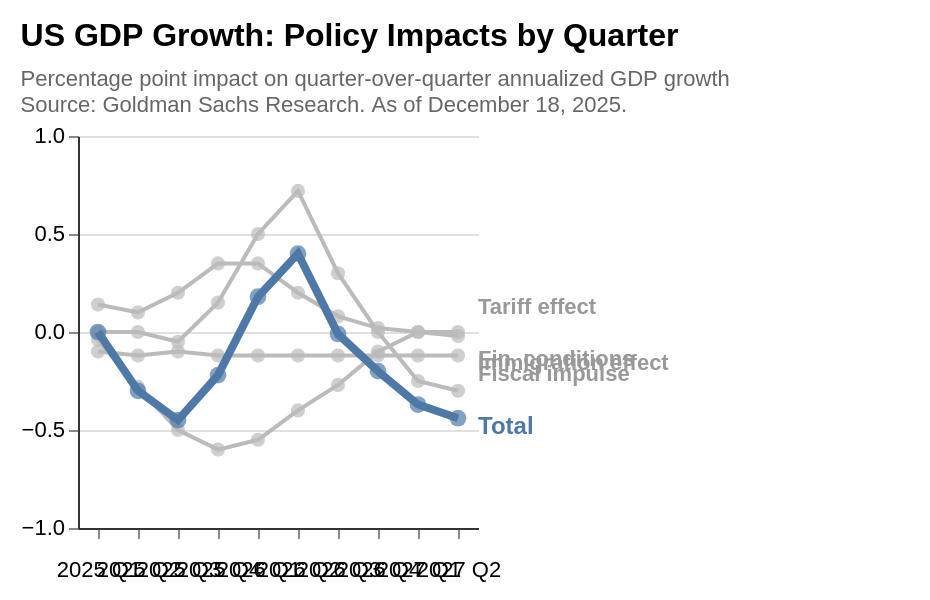

Express this chart as Vega-Lite.
### Vega-Lite specification from a JSON file in a GitHub repository (floating-point values rounded to 4 significant figures)
{"$schema": "https://vega.github.io/schema/vega-lite/v5.json", "title": {"text": "US GDP Growth: Policy Impacts by Quarter", "subtitle": ["Percentage point impact on quarter-over-quarter annualized GDP growth", "Source: Goldman Sachs Research. As of December 18, 2025."], "anchor": "start", "fontSize": 16, "fontWeight": "bold", "subtitleFontSize": 11, "subtitleColor": "#666", "subtitlePadding": 8}, "width": "container", "height": "container", "autosize": {"type": "fit", "contains": "padding"}, "background": "white", "padding": {"top": 10, "left": 10, "right": 100, "bottom": 10}, "data": {"values": [{"order": 1, "quarter": "2025 Q1", "series": "Financial conditions impulse", "value": 0.14}, {"order": 1, "quarter": "2025 Q1", "series": "Fiscal impulse", "value": 0.0}, {"order": 1, "quarter": "2025 Q1", "series": "Tariff effect", "value": -0.04}, {"order": 1, "quarter": "2025 Q1", "series": "Immigration effect", "value": -0.1}, {"order": 2, "quarter": "2025 Q2", "series": "Financial conditions impulse", "value": 0.1}, {"order": 2, "quarter": "2025 Q2", "series": "Fiscal impulse", "value": 0.0}, {"order": 2, "quarter": "2025 Q2", "series": "Tariff effect", "value": -0.28}, {"order": 2, "quarter": "2025 Q2", "series": "Immigration effect", "value": -0.12}, {"order": 3, "quarter": "2025 Q3", "series": "Financial conditions impulse", "value": 0.2}, {"order": 3, "quarter": "2025 Q3", "series": "Tariff effect", "value": -0.5}, {"order": 3, "quarter": "2025 Q3", "series": "Immigration effect", "value": -0.1}, {"order": 3, "quarter": "2025 Q3", "series": "Fiscal impulse", "value": -0.05}, {"order": 4, "quarter": "2025 Q4", "series": "Financial conditions impulse", "value": 0.35}, {"order": 4, "quarter": "2025 Q4", "series": "Fiscal impulse", "value": 0.15}, {"order": 4, "quarter": "2025 Q4", "series": "Tariff effect", "value": -0.6}, {"order": 4, "quarter": "2025 Q4", "series": "Immigration effect", "value": -0.12}, {"order": 5, "quarter": "2026 Q1", "series": "Financial conditions impulse", "value": 0.35}, {"order": 5, "quarter": "2026 Q1", "series": "Fiscal impulse", "value": 0.5}, {"order": 5, "quarter": "2026 Q1", "series": "Tariff effect", "value": -0.55}, {"order": 5, "quarter": "2026 Q1", "series": "Immigration effect", "value": -0.12}, {"order": 6, "quarter": "2026 Q2", "series": "Financial conditions impulse", "value": 0.2}, {"order": 6, "quarter": "2026 Q2", "series": "Fiscal impulse", "value": 0.72}, {"order": 6, "quarter": "2026 Q2", "series": "Tariff effect", "value": -0.4}, {"order": 6, "quarter": "2026 Q2", "series": "Immigration effect", "value": -0.12}, {"order": 7, "quarter": "2026 Q3", "series": "Financial conditions impulse", "value": 0.08}, {"order": 7, "quarter": "2026 Q3", "series": "Fiscal impulse", "value": 0.3}, {"order": 7, "quarter": "2026 Q3", "series": "Tariff effect", "value": -0.27}, {"order": 7, "quarter": "2026 Q3", "series": "Immigration effect", "value": -0.12}, {"order": 8, "quarter": "2026 Q4", "series": "Financial conditions impulse", "value": 0.02}, {"order": 8, "quarter": "2026 Q4", "series": "Fiscal impulse", "value": 0.0}, {"order": 8, "quarter": "2026 Q4", "series": "Tariff effect", "value": -0.1}, {"order": 8, "quarter": "2026 Q4", "series": "Immigration effect", "value": -0.12}, {"order": 9, "quarter": "2027 Q1", "series": "Financial conditions impulse", "value": 0.0}, {"order": 9, "quarter": "2027 Q1", "series": "Fiscal impulse", "value": -0.25}, {"order": 9, "quarter": "2027 Q1", "series": "Tariff effect", "value": 0.0}, {"order": 9, "quarter": "2027 Q1", "series": "Immigration effect", "value": -0.12}, {"order": 10, "quarter": "2027 Q2", "series": "Financial conditions impulse", "value": -0.02}, {"order": 10, "quarter": "2027 Q2", "series": "Fiscal impulse", "value": -0.3}, {"order": 10, "quarter": "2027 Q2", "series": "Tariff effect", "value": 0.0}, {"order": 10, "quarter": "2027 Q2", "series": "Immigration effect", "value": -0.12}]}, "encoding": {"x": {"field": "quarter", "type": "ordinal", "sort": {"field": "order"}, "axis": {"title": null, "labelAngle": 0, "labelFontSize": 11, "labelPadding": 10, "domain": true, "domainColor": "#333"}}}, "layer": [{"params": [{"name": "highlight", "select": {"type": "point", "fields": ["series"], "on": "pointerover", "clear": "pointerout"}}], "mark": {"type": "line", "strokeWidth": 2}, "encoding": {"y": {"field": "value", "type": "quantitative", "axis": {"title": null, "grid": true, "gridColor": "#e0e0e0", "domain": true, "domainColor": "#333", "labelFontSize": 11, "values": [-1, -0.5, 0, 0.5, 1]}, "scale": {"domain": [-1, 1]}}, "color": {"condition": {"param": "highlight", "empty": false, "field": "series", "type": "nominal", "scale": {"domain": ["Tariff effect", "Immigration effect", "Fiscal impulse", "Financial conditions impulse"], "range": ["#e15759", "#9c755f", "#59a14f", "#f28e2b"]}, "legend": null}, "value": "#bbb"}, "detail": {"field": "series"}, "strokeWidth": {"condition": {"param": "highlight", "empty": false, "value": 3.5}, "value": 2}}}, {"mark": {"type": "circle", "size": 50}, "encoding": {"y": {"field": "value", "type": "quantitative"}, "color": {"condition": {"param": "highlight", "empty": false, "field": "series", "type": "nominal", "scale": {"domain": ["Tariff effect", "Immigration effect", "Fiscal impulse", "Financial conditions impulse"], "range": ["#e15759", "#9c755f", "#59a14f", "#f28e2b"]}, "legend": null}, "value": "#bbb"}, "tooltip": [{"field": "series", "type": "nominal", "title": "Effect"}, {"field": "quarter", "type": "ordinal", "title": "Quarter"}, {"field": "value", "type": "quantitative", "title": "Impact (pp)", "format": ".2f"}]}}, {"transform": [{"filter": "datum.order == 10 && datum.series == 'Tariff effect'"}], "mark": {"type": "text", "align": "left", "dx": 10, "dy": -12, "fontSize": 11, "fontWeight": "bold"}, "encoding": {"y": {"field": "value", "type": "quantitative"}, "text": {"field": "series"}, "color": {"condition": {"param": "highlight", "empty": false, "field": "series", "type": "nominal", "scale": {"domain": ["Tariff effect", "Immigration effect", "Fiscal impulse", "Financial conditions impulse"], "range": ["#e15759", "#9c755f", "#59a14f", "#f28e2b"]}, "legend": null}, "value": "#999"}}}, {"transform": [{"filter": "datum.order == 10 && datum.series == 'Financial conditions impulse'"}], "mark": {"type": "text", "align": "left", "dx": 10, "dy": 12, "fontSize": 11, "fontWeight": "bold"}, "encoding": {"y": {"field": "value", "type": "quantitative"}, "text": {"value": "Fin. conditions"}, "color": {"condition": {"param": "highlight", "empty": false, "field": "series", "type": "nominal", "scale": {"domain": ["Tariff effect", "Immigration effect", "Fiscal impulse", "Financial conditions impulse"], "range": ["#e15759", "#9c755f", "#59a14f", "#f28e2b"]}, "legend": null}, "value": "#999"}}}, {"transform": [{"filter": "datum.order == 10 && datum.series == 'Immigration effect'"}], "mark": {"type": "text", "align": "left", "dx": 10, "dy": 4, "fontSize": 11, "fontWeight": "bold"}, "encoding": {"y": {"field": "value", "type": "quantitative"}, "text": {"field": "series"}, "color": {"condition": {"param": "highlight", "empty": false, "field": "series", "type": "nominal", "scale": {"domain": ["Tariff effect", "Immigration effect", "Fiscal impulse", "Financial conditions impulse"], "range": ["#e15759", "#9c755f", "#59a14f", "#f28e2b"]}, "legend": null}, "value": "#999"}}}, {"transform": [{"filter": "datum.order == 10 && datum.series == 'Fiscal impulse'"}], "mark": {"type": "text", "align": "left", "dx": 10, "dy": -8, "fontSize": 11, "fontWeight": "bold"}, "encoding": {"y": {"field": "value", "type": "quantitative"}, "text": {"field": "series"}, "color": {"condition": {"param": "highlight", "empty": false, "field": "series", "type": "nominal", "scale": {"domain": ["Tariff effect", "Immigration effect", "Fiscal impulse", "Financial conditions impulse"], "range": ["#e15759", "#9c755f", "#59a14f", "#f28e2b"]}, "legend": null}, "value": "#999"}}}, {"transform": [{"aggregate": [{"op": "sum", "field": "value", "as": "total"}], "groupby": ["quarter", "order"]}], "mark": {"type": "line", "strokeWidth": 4, "color": "#4e79a7"}, "encoding": {"y": {"field": "total", "type": "quantitative"}}}, {"transform": [{"aggregate": [{"op": "sum", "field": "value", "as": "total"}], "groupby": ["quarter", "order"]}], "mark": {"type": "point", "filled": true, "size": 70, "color": "#4e79a7"}, "encoding": {"y": {"field": "total", "type": "quantitative"}, "tooltip": [{"value": "Total"}, {"field": "quarter", "type": "ordinal", "title": "Quarter"}, {"field": "total", "type": "quantitative", "title": "Impact (pp)", "format": ".2f"}]}}, {"transform": [{"aggregate": [{"op": "sum", "field": "value", "as": "total"}], "groupby": ["quarter", "order"]}, {"filter": "datum.order == 10"}], "mark": {"type": "text", "align": "left", "dx": 10, "dy": 4, "fontSize": 12, "fontWeight": "bold", "color": "#4e79a7"}, "encoding": {"y": {"field": "total", "type": "quantitative"}, "text": {"value": "Total"}}}], "config": {"view": {"stroke": null}, "axis": {"labelFont": "sans-serif", "titleFont": "sans-serif"}}}
